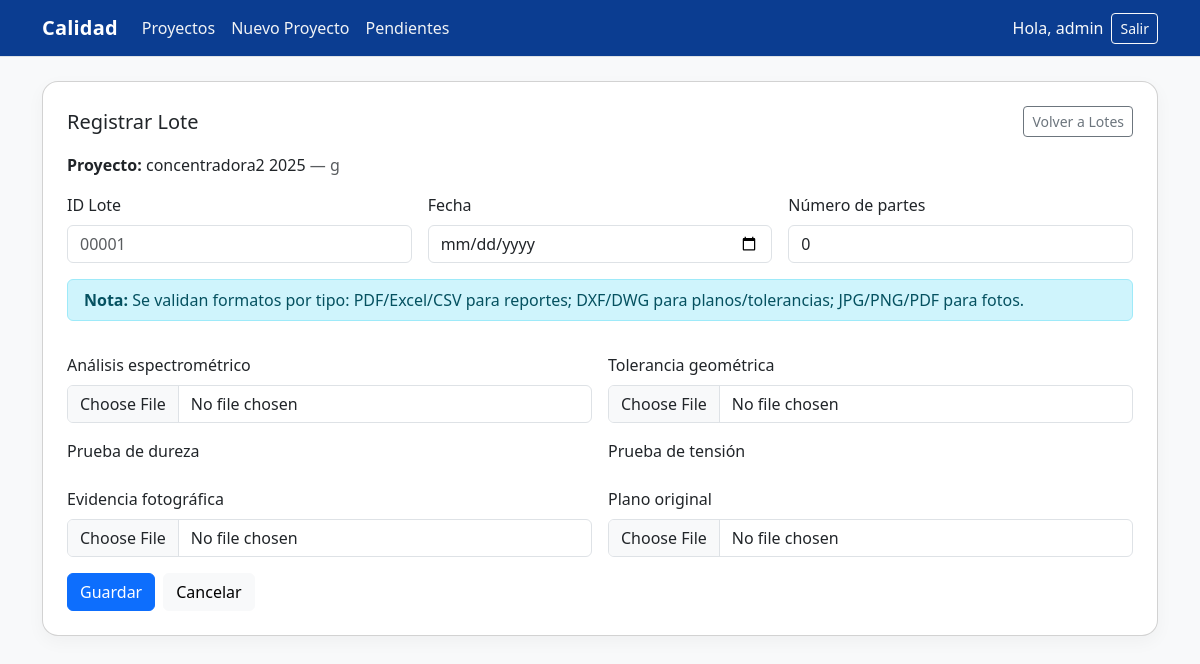
The app's page /registrar_lote/3/ (signed in) with its own data.
### calidad_app/models.py (models this page shows, shortened)
class CustomUser(AbstractUser):
    pass

class Proyecto(models.Model):
    nombre = models.CharField(max_length=200)
    cliente = models.CharField(max_length=200, blank=True, null=True)
    piezas_totales = models.PositiveIntegerField(default=0, validators=[MinValueValidator(0)])
    activo = models.BooleanField(default=True)
    creado = models.DateTimeField(auto_now_add=True)
    modificado = models.DateTimeField(auto_now=True)
    class Meta:
        ordering = ["-creado", "nombre"]
        verbose_name = "Proyecto"
        verbose_name_plural = "Proyectos"

### calidad_app/views.py (the view)
# urls.py: path('registrar_lote/<int:proyecto_id>/', views.registrar_lote, name='registrar_lote'),
@login_required
@permission_required('calidad_app.add_lote', raise_exception=True)
def registrar_lote(request, proyecto_id):
    proyecto = get_object_or_404(Proyecto, id=proyecto_id)
    if request.method == 'POST':
        form = LoteForm(request.POST, request.FILES, proyecto=proyecto)
        if form.is_valid():
            lote = form.save(commit=False)
            lote.proyecto = proyecto
            lote.subido_por = request.user  # firma
            lote.save()
            for field in Lote.FILE_FIELDS:
                f = getattr(lote, field, None)
                if f and getattr(f, "name", ""):
                    AuditLog.objects.create(
                        lote=lote,
                        campo=field,
                        accion=AuditLog.Accion.UPLOAD,
                        usuario=request.user,
                        detalle="Carga inicial"
                    )
            messages.success(request, "Lote registrado correctamente.")
            return redirect('detalle_lote', lote_id=lote.id)
        else:
            errores = []
            for campo, errs in form.errors.items():
                for e in errs:
                    errores.append(f"{campo}: {e}")
            if errores:
                messages.error(request, "No se pudo guardar el lote. " + " | ".join(errores))
    else:
        form = LoteForm(proyecto=proyecto)
    return render(request, 'registrar_lote.html', {'form': form, 'proyecto': proyecto})

### calidad_app/templates/registrar_lote.html (shortened to what this page needs)
{% extends 'base.html' %}
{% block content %}
<div class="card p-4">
  <div class="d-flex justify-content-between align-items-center mb-3">
    <h1 class="h5 mb-0">Registrar Lote</h1>
    <a class="btn btn-outline-secondary btn-sm" href="{% url 'lotes_por_proyecto' proyecto.id %}">Volver a Lotes</a>
  </div>
  <div class="mb-3">
    <strong>Proyecto:</strong> {{ proyecto.nombre }}
    {% if proyecto.cliente %}<span class="text-muted">— {{ proyecto.cliente }}</span>{% endif %}
  </div>
  <form method="post" enctype="multipart/form-data" class="row g-3" id="loteForm">
    <div class="col-md-4">
      <label class="form-label" for="{{ form.id_lote.id_for_label }}">ID Lote</label>
      {{ form.id_lote }}
    </div>
    <div class="col-md-4">
      <label class="form-label" for="{{ form.fecha.id_for_label }}">Fecha</label>
      {{ form.fecha }}
    </div>
    <div class="col-md-4">
      <label class="form-label" for="{{ form.numero_partes.id_for_label }}">Número de partes</label>
      {{ form.numero_partes }}
    </div>
    <div class="col-12">
      <div class="alert alert-info py-2">
        <strong>Nota:</strong> Se validan formatos por tipo: PDF/Excel/CSV para reportes; DXF/DWG para planos/tolerancias; JPG/PNG/PDF para fotos.
      </div>
    </div>
    <div class="col-md-6">
      <label class="form-label" for="{{ form.analisis_espectrometrico.id_for_label }}">Análisis espectrométrico</label>
      {{ form.analisis_espectrometrico }}
    </div>
    <div class="col-md-6">
      <label class="form-label" for="{{ form.tolerancia_geometrica.id_for_label }}">Tolerancia geométrica</label>
      {{ form.tolerancia_geometrica }}
    </div>
    <div class="col-md-6">
      <label class="form-label" for="{{ form.prueba_dureza.id_for_label }}">Prueba de dureza</label>
    </div>
    <div class="col-md-6">
      <label class="form-label" for="{{ form.prueba_tension.id_for_label }}">Prueba de tensión</label>
    </div>
    <div class="col-md-6">
      <label class="form-label" for="{{ form.evidencia_fotografica.id_for_label }}">Evidencia fotográfica</label>
      {{ form.evidencia_fotografica }}
    </div>
    <div class="col-md-6">
      <label class="form-label" for="{{ form.plano_original.id_for_label }}">Plano original</label>
      {{ form.plano_original }}
    </div>
    <div class="col-12 d-flex gap-2">
      <button id="btnSubmit" class="btn btn-primary" type="submit">Guardar</button>
      <a class="btn btn-light" href="{% url 'lotes_por_proyecto' proyecto.id %}">Cancelar</a>
    </div>
  </form>
</div>
{% endblock %}

### calidad_app/templates/base.html (shortened to what this page needs)
{% load static %}
<!doctype html>
<html lang="es">
<head>
  <link href="https://cdn.jsdelivr.net/npm/bootstrap@5.3.3/dist/css/bootstrap.min.css" rel="stylesheet">
</head>
<body class="bg-light">
<nav class="navbar navbar-expand-lg navbar-dark border-bottom sticky-top">
  <div class="container">
    <a class="navbar-brand" href="{% url 'ver_proyectos' %}">Calidad</a>
    <div id="mainNav" class="collapse navbar-collapse">
      <ul class="navbar-nav me-auto">
        <li class="nav-item"><a class="nav-link" href="{% url 'ver_proyectos' %}">Proyectos</a></li>
        <li class="nav-item"><a class="nav-link" href="{% url 'crear_proyecto' %}">Nuevo Proyecto</a></li>
        {% if request.user.is_staff or request.user.is_superuser %}
<li class="nav-item"><a class="nav-link" href="{% url 'usuarios_pendientes' %}">Pendientes</a></li>
{% endif %}
      </ul>
      <div class="d-flex align-items-center gap-2">
        {% if request.user.is_authenticated %}
          <span class="text-light">Hola, {{ request.user.get_short_name|default:request.user.username }}</span>
          <form method="post" action="{% url 'logout' %}" class="nav-logout">
            <button class="btn btn-outline-light btn-sm" type="submit">Salir</button>
          </form>
        {% else %}
  <a class="btn btn-outline-light btn-sm" href="{% url 'login' %}">Entrar</a>
  <a class="btn btn-light btn-sm" href="{% url 'registro_usuario' %}">Solicitar acceso</a>
{% endif %}
      </div>
    </div>
  </div>
</nav>
<main class="container py-4">
  {% block content %}{% endblock %}
</main>
</body>
</html>

### calidad_app/templates/base.html (style rules this page uses)
:root { --brand-navy: #0b3d91; --brand-bg: #f4f6fb; --bs-primary: var(--brand-navy); --bs-primary-rgb: 11, 61, 145; }
body { background-color: var(--brand-bg); }
.navbar { background-color: var(--brand-navy) !important; }
.navbar-brand { font-weight: 600; letter-spacing: .2px; color: #fff !important; }
.navbar .nav-link { color: #f1f3f5 !important; }
.card { border-radius: 1rem; box-shadow: 0 6px 18px rgba(0,0,0,.04); }
form.nav-logout { margin: 0; }

### records on screen
CustomUser: user.get_short_name "admin"
Proyecto: nombre "concentradora2 2025", cliente "g"
